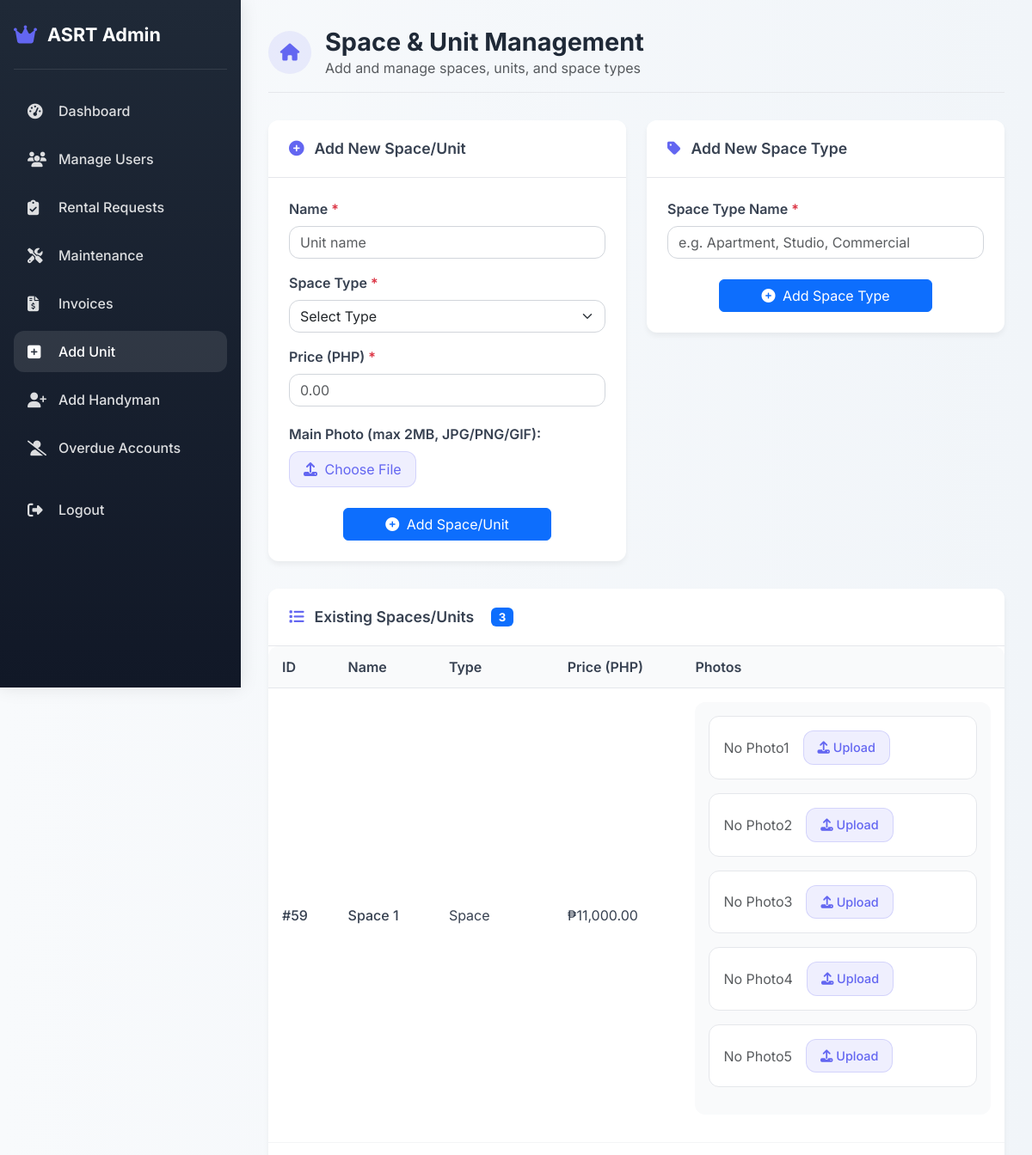
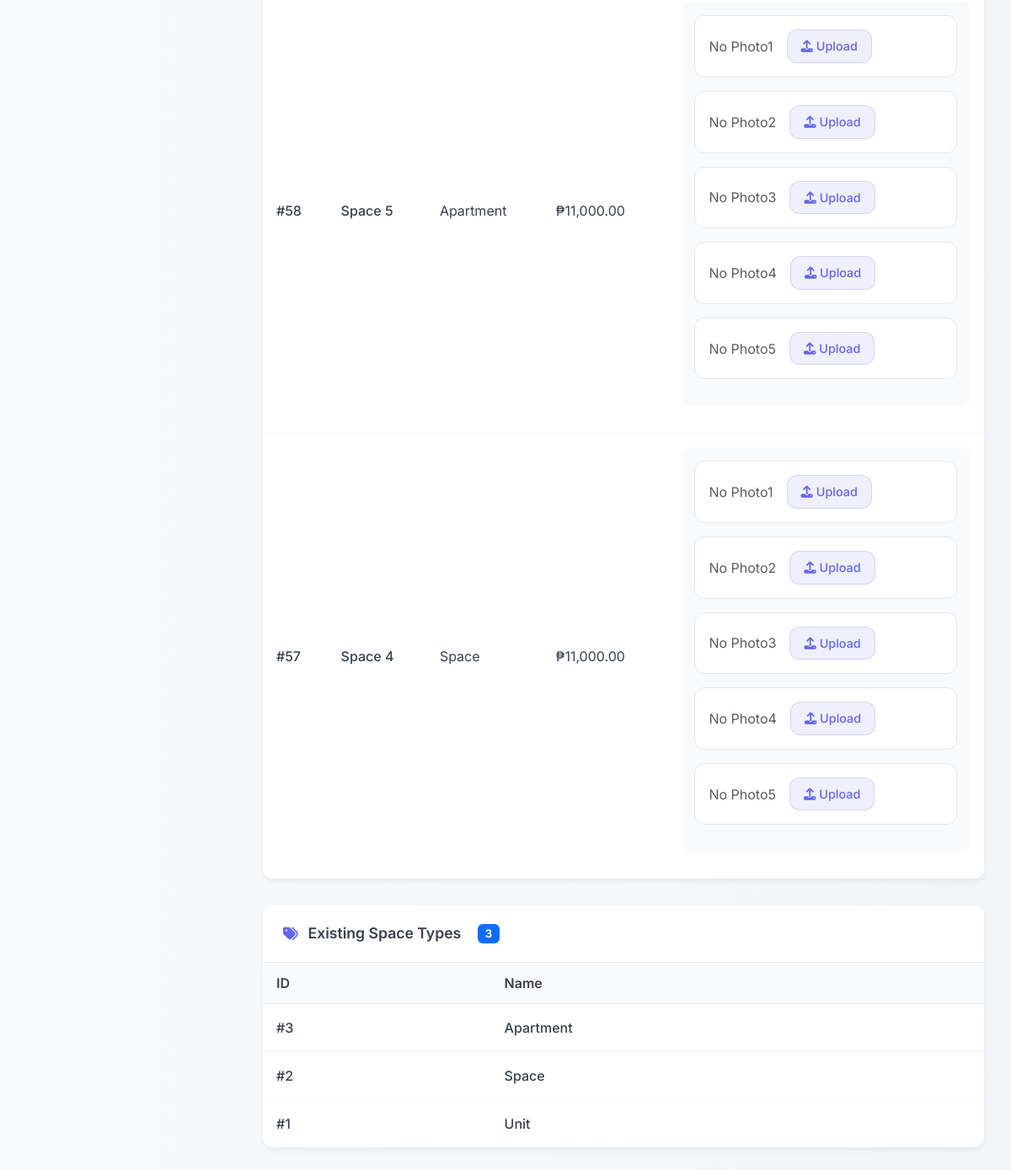
The page /Admin/add_unit.php (signed in) on the database its author committed (2 pictures, top to bottom).
### tables this page shows
CREATE TABLE `space` (
  `Space_ID` int(11) NOT NULL,
  `Name` varchar(255) DEFAULT NULL,
  `SpaceType_ID` int(11) DEFAULT NULL,
  `UA_ID` int(11) DEFAULT NULL,
  `Street` varchar(255) DEFAULT NULL,
  `Brgy` varchar(255) DEFAULT NULL,
  `City` varchar(255) DEFAULT NULL,
  `Photo` varchar(255) DEFAULT NULL,
  `Price` decimal(10,2) DEFAULT NULL,
  `Flow_Status` varchar(10) NOT NULL DEFAULT 'new',
  `Photo1` varchar(255) DEFAULT NULL,
  `Photo2` varchar(255) DEFAULT NULL,
  `Photo3` varchar(255) DEFAULT NULL,
  `Photo4` varchar(255) DEFAULT NULL,
  `Photo5` varchar(255) DEFAULT NULL
);

CREATE TABLE `spacetype` (
  `SpaceType_ID` int(11) NOT NULL,
  `SpaceTypeName` varchar(255) DEFAULT NULL
);

### Admin/add_unit.php (the view, shortened to what the rows shown need)
<?php
require_once '../database/database.php';
$db = new Database();
$spacetypes = $db->getAllSpaceTypes();
$spaces = $db->getAllSpacesWithDetails();
?>
<!DOCTYPE html>
<html lang="en">
<head>
    <link href="https://cdn.jsdelivr.net/npm/bootstrap@5.3.2/dist/css/bootstrap.min.css" rel="stylesheet">
    <link href="https://cdnjs.cloudflare.com/ajax/libs/font-awesome/6.5.0/css/all.min.css" rel="stylesheet">
</head>
<body>
    <div class="main-content">
        <div class="dashboard-header">
            <div class="page-title">
                <div>
                    <h1>Space & Unit Management</h1>
                </div>
            </div>
        </div>
        <div class="dashboard-card animate-fade-in">
            <div class="card-body p-0">
                <?php if (!empty($spaces)): ?>
                    <div class="table-container">
                        <table class="custom-table">
                            <thead>
                                <tr>
                                    <th>ID</th>
                                    <th>Name</th>
                                    <th>Type</th>
                                    <th>Price (PHP)</th>
                                    <th>Photos</th>
                                </tr>
                            </thead>
                            <tbody>
                                <?php foreach ($spaces as $space): ?>
                                    <tr>
                                        <td>
                                            <span class="fw-medium">#<?= $space['Space_ID'] ?></span>
                                        </td>
                                        <td>
                                            <div class="fw-medium"><?= htmlspecialchars($space['Name']) ?></div>
                                        </td>
                                        <td><?= htmlspecialchars($space['SpaceTypeName']) ?></td>
                                        <td>₱<?= number_format($space['Price'], 2) ?></td>
                                        <td>
                                            <div class="photo-management">
                                                <?php for ($i=1; $i<=5; $i++): $field = "Photo$i"; ?>
                                                    <div class="photo-item d-flex align-items-center">
                                                        <?php if (!empty($space[$field])): ?>
                                                            <img src="../uploads/unit_photos/<?= htmlspecialchars($space[$field]) ?>" class="photo-preview" alt="Photo<?= $i ?>">
                                                            <div class="flex-grow-1">
                                                                <div class="fw-medium"><?= $field ?></div>
                                                                <div class="text-muted small"><?= htmlspecialchars($space[$field]) ?></div>
                                                                <div class="photo-actions">
                                                                    <form method="post" enctype="multipart/form-data" class="d-inline">
                                                                        <div class="file-input-container">
                                                                            <div class="file-input-label btn-action btn-update">
                                                                                <i class="fas fa-sync-alt"></i> Update
                                                                            </div>
                                                                            <input type="file" name="new_photo" accept="image/*" required onchange="showFileName(this, 'update<?= $space['Space_ID'].$i ?>')">
                                                                            <input type="hidden" name="form_type" value="update_photo">
                                                                            <input type="hidden" name="space_id" value="<?= $space['Space_ID'] ?>">
                                                                            <input type="hidden" name="photo_field" value="<?= $field ?>">
                                                                        </div>
                                                                        <span class="filename-display" id="update<?= $space['Space_ID'].$i ?>"></span>
                                                                    </form>
                                                                    <form method="post" class="d-inline" onsubmit="return confirm('Delete this photo?');">
                                                                        <input type="hidden" name="form_type" value="delete_photo">
                                                                        <input type="hidden" name="space_id" value="<?= $space['Space_ID'] ?>">
                                                                        <input type="hidden" name="photo_field" value="<?= $field ?>">
                                                                        <button type="submit" class="btn-action btn-delete">
                                                                            <i class="fas fa-trash"></i> Delete
                                                                        </button>
                                                                    </form>
                                                                </div>
                                                            </div>
                                                        <?php else: ?>
                                                            <div class="text-muted me-3">No <?= $field ?></div>
                                                            <form method="post" enctype="multipart/form-data" class="d-inline">
                                                                <div class="file-input-container">
                                                                    <div class="file-input-label btn-action btn-upload">
                                                                        <i class="fas fa-upload"></i> Upload
                                                                    </div>
                                                                </div>
                                                            </form>
                                                        <?php endif; ?>
                                                    </div>
                                                <?php endfor; ?>
                                            </div>
                                        </td>
                                    </tr>
                                <?php endforeach; ?>
                            </tbody>
                        </table>
                    </div>
                <?php endif; ?>
            </div>
        </div>
        <div class="dashboard-card animate-fade-in">
            <div class="card-body p-0">
                <?php if (!empty($spacetypes)): ?>
                    <div class="table-container">
                        <table class="custom-table">
                            <thead>
                                <tr>
                                    <th>ID</th>
                                    <th>Name</th>
                                </tr>
                            </thead>
                            <tbody>
                                <?php foreach ($spacetypes as $type): ?>
                                    <tr>
                                        <td>
                                            <span class="fw-medium">#<?= $type['SpaceType_ID'] ?></span>
                                        </td>
                                        <td>
                                            <div class="fw-medium"><?= htmlspecialchars($type['SpaceTypeName']) ?></div>
                                        </td>
                                    </tr>
                                <?php endforeach; ?>
                            </tbody>
                        </table>
                    </div>
                <?php endif; ?>
            </div>
        </div>
    </div>
</body>
</html>

### rows shown on the page
space: Space_ID "59", Name "Space 1", SpaceType_ID.SpaceTypeName "Space", Price "11,000.00", field "Photo1", field "Photo2", field "Photo3", field "Photo4", field "Photo5"
space: Space_ID "58", Name "Space 5", SpaceType_ID.SpaceTypeName "Apartment", Price "11,000.00", field "Photo1", field "Photo2", field "Photo3", field "Photo4", field "Photo5"
space: Space_ID "57", Name "Space 4", SpaceType_ID.SpaceTypeName "Space", Price "11,000.00", field "Photo1", field "Photo2", field "Photo3", field "Photo4", field "Photo5"
spacetype: SpaceType_ID "3", SpaceTypeName "Apartment"
spacetype: SpaceType_ID "2", SpaceTypeName "Space"
spacetype: SpaceType_ID "1", SpaceTypeName "Unit"

### other values the page prints
count($spaces) "3"
count($spacetypes) "3"
